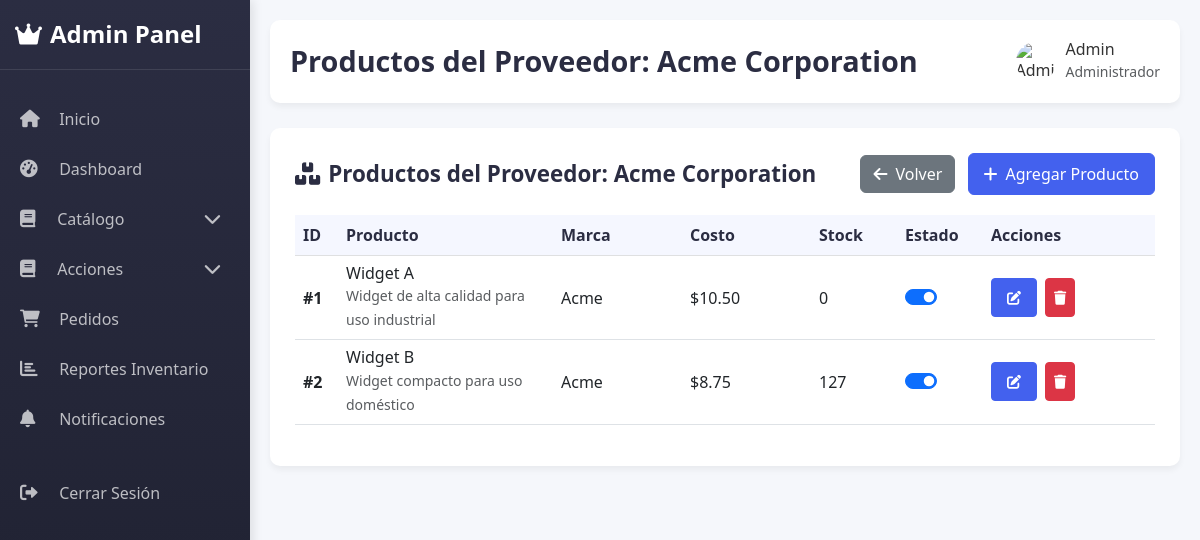
Screenshot of /admin/proveedores/1/productos (signed in) with the database file from the repository.
### models.py (models this page shows, shortened)
class Proveedor(db.Model):
    __tablename__ = 'proveedor'
    id = db.Column(db.Integer, primary_key=True)
    nombre = db.Column(db.String(100), nullable=False)
    identificacion = db.Column(db.String(20), unique=True, nullable=False)
    tipo = db.Column(db.String(50), nullable=False)
    direccion = db.Column(db.String(200))
    telefono = db.Column(db.String(20))
    email = db.Column(db.String(100))
    activo = db.Column(db.Boolean, default=True)
    productos = db.relationship('ProductoProveedor', back_populates='proveedor', lazy='dynamic')
    productos_tienda = db.relationship('Producto', back_populates='proveedor')
    compras = db.relationship('Compra', back_populates='proveedor', lazy='dynamic')

class Usuario(db.Model):
    id = db.Column(db.Integer, primary_key=True)
    nombre = db.Column(db.String(100), nullable=False)
    email = db.Column(db.String(100), unique=True, nullable=False)
    identificacion = db.Column(db.String(12), unique=True, nullable=False)
    password = db.Column(db.String(200), nullable=False)
    es_admin = db.Column(db.Boolean, default=False)
    fecha_registro = db.Column(db.DateTime, default=datetime.utcnow)
    activo = db.Column(db.Boolean, default=True)
    puntos = db.Column(db.Integer, default=0)

class ProductoProveedor(db.Model):
    __tablename__ = 'producto_proveedor'
    id = db.Column(db.Integer, primary_key=True)
    proveedor_id = db.Column(db.Integer, db.ForeignKey('proveedor.id'), nullable=False)
    nombre = db.Column(db.String(100), nullable=False)
    descripcion = db.Column(db.Text)
    marca = db.Column(db.String(50))
    costo = db.Column(db.Float, nullable=False)
    stock = db.Column(db.Integer, nullable=False)
    es_compra = db.Column(db.Boolean, default=False)
    activo = db.Column(db.Boolean, default=True)
    fecha_creacion = db.Column(db.DateTime, default=datetime.utcnow)
    proveedor = db.relationship('Proveedor', back_populates='productos')
    detalles_compra = db.relationship('DetalleCompra', back_populates='producto_proveedor', cascade='all, delete-orphan')

### app.py (the view)
@app.route('/admin/proveedores/<int:proveedor_id>/productos')
@admin_required
def listar_productos_proveedor(proveedor_id):
    proveedor = Proveedor.query.get_or_404(proveedor_id)
    productos = ProductoProveedor.query.filter_by(proveedor_id=proveedor_id).all()
    return render_template('admin/productos_proveedor.html',
                         proveedor=proveedor,
                         productos=productos)

### app.py (called while the page is built, shortened)
@app.context_processor
def inject_categorias_y_carrito():
    categorias_principales = Categoria.query.filter_by(parent_id=None, activa=True).all()
    carrito_count = None
    puntos_usuario = None
    forgot_errors = session.pop('forgot_errors', None)
    forgot_form_data = session.pop('forgot_form_data', None)
    if 'usuario_id' in session:
        carrito_count = Carrito.query.filter_by(usuario_id=session['usuario_id']).count()
        usuario = Usuario.query.get(session['usuario_id'])
        puntos_usuario = usuario.puntos if usuario else None
    return dict(
        categorias_principales=categorias_principales,
        carrito_count=carrito_count,
        puntos_usuario=puntos_usuario,
        forgot_errors=forgot_errors,
        forgot_form_data=forgot_form_data
    )

@app.before_request
def before_request():
    g.current_time = datetime.now(timezone.utc)

def admin_required(f):
    @wraps(f)
    def decorated_function(*args, **kwargs):
        return f(*args, **kwargs)
    return decorated_function

@app.template_filter('currency')
def currency_filter(value):
    return f"{value:.2f}"

### templates/admin/productos_proveedor.html (shortened to what this page needs)
{% extends 'admin/base.html' %}
{% block title %}Productos del Proveedor: {{ proveedor.nombre }}{% endblock %}
{% block content %}
<div class="data-card">
    <div class="card-header d-flex justify-content-between align-items-center">
        <h5 class="card-title mb-0">
            <i class="fas fa-boxes me-2"></i>Productos del Proveedor: {{ proveedor.nombre }}
        </h5>
        <div>
            <a href="{{ url_for('admin_proveedores') }}" class="btn btn-secondary me-2">
                <i class="fas fa-arrow-left me-2"></i>Volver
            </a>
            <a href="{{ url_for('agregar_producto_proveedor', proveedor_id=proveedor.id) }}" class="btn btn-primary">
                <i class="fas fa-plus me-2"></i>Agregar Producto
            </a>
        </div>
    </div>
    <div class="table-responsive">
        <table class="table table-hover align-middle">
            <thead class="table-light">
                <tr>
                    <th width="5%">ID</th>
                    <th width="25%">Producto</th>
                    <th width="15%">Marca</th>
                    <th width="15%">Costo</th>
                    <th width="10%">Stock</th>
                    <th width="10%">Estado</th>
                    <th width="20%">Acciones</th>
                </tr>
            </thead>
            <tbody>
                {% if productos %}
                    {% for producto in productos %}
                    <tr>
                        <td class="fw-semibold">#{{ producto.id }}</td>
                        <td>
                            <h6 class="mb-0">{{ producto.nombre }}</h6>
                            <small class="text-muted">{{ producto.descripcion|truncate(50) }}</small>
                        </td>
                        <td>{{ producto.marca or 'Sin marca' }}</td>
                        <td>${{ producto.costo|currency }}</td>
                        <td>{{ producto.stock }}</td>
                        <td>
                            <div class="form-check form-switch">
                                <input class="form-check-input toggle-activo"
                                       type="checkbox"
                                       id="activo_{{ producto.id }}"
                                       data-producto-id="{{ producto.id }}"
                                       {% if producto.activo %}checked{% endif %}>
                            </div>
                        </td>
                        <td>
                            <div class="d-flex">
                                <a href="{{ url_for('editar_producto_proveedor', proveedor_id=proveedor.id, producto_id=producto.id) }}"
                                   class="btn btn-sm btn-primary me-2"
                                   data-bs-toggle="tooltip" title="Editar">
                                    <i class="fas fa-edit"></i>
                                </a>
                                <button class="btn btn-sm btn-danger"
                                    data-bs-toggle="modal"
                                        data-bs-target="#deleteModal"
                                        data-producto-id="{{ producto.id }}"
                                        data-producto-nombre="{{ producto.nombre }}"
                                        data-proveedor-id="{{ proveedor.id }}"
                                        title="Eliminar">
                                    <i class="fas fa-trash"></i>
                                </button>
                            </div>
                        </td>
                    </tr>
                    {% endfor %}
                {% endif %}
            </tbody>
        </table>
    </div>
</div>
{% endblock %}

### templates/admin/base.html (shortened to what this page needs)
<!DOCTYPE html>
<html lang="es">
<head>
    <link href="https://cdn.jsdelivr.net/npm/bootstrap@5.3.0-alpha1/dist/css/bootstrap.min.css" rel="stylesheet">
    <link rel="stylesheet" href="https://cdnjs.cloudflare.com/ajax/libs/font-awesome/6.0.0/css/all.min.css">
    <link href="{{ url_for('static', filename='css/styles.css') }}" rel="stylesheet">
    </head>
<body>
    <div class="admin-container">
        <div class="toast-container position-fixed top-0 end-0 p-3" style="z-index: 1100">
        </div>
        <div class="admin-sidebar">
            <div class="logo">
                <h3><i class="fas fa-crown me-2"></i>Admin Panel</h3>
            </div>
            <ul class="nav flex-column mt-4">
                <li class="nav-item">
                    <a class="nav-link {% if request.endpoint == 'admin_inicio' %}active{% endif %}" href="{{ url_for('admin_inicio') }}">
                        <i class="fa-solid fa-house"></i> Inicio
                    </a>
                </li>
                <li class="nav-item">
                    <a class="nav-link {% if request.endpoint == 'admin_dashboard' %}active{% endif %}" href="{{ url_for('admin_dashboard') }}">
                        <i class="fas fa-tachometer-alt"></i> Dashboard
                    </a>
                </li>
                <li class="nav-item nav-dropdown">
                    <div class="nav-link nav-dropdown-toggle collapsed" data-bs-toggle="collapse" href="#catalogMenu">
                        <div>
                            <i class="fas fa-book me-2"></i> Catálogo
                        </div>
                        <i class="fas fa-chevron-down dropdown-icon"></i>
                    </div>
                </li>
                <li class="nav-item nav-dropdown">
                    <div class="nav-link nav-dropdown-toggle collapsed" data-bs-toggle="collapse" href="#actionsMenu">
                        <div>
                            <i class="fas fa-book me-2"></i> Acciones
                        </div>
                        <i class="fas fa-chevron-down dropdown-icon"></i>
                    </div>
                </li>
                <li class="nav-item">
                    <a class="nav-link {% if request.endpoint == 'admin_pedidos' %}active{% endif %}" href="{{ url_for('admin_pedidos') }}">
                        <i class="fas fa-shopping-cart"></i> Pedidos
                    </a>
                </li>
                <li class="nav-item">
                    <a class="nav-link {% if request.endpoint == 'reportes_inventario' %}active{% endif %}" href="{{ url_for('reportes_inventario') }}">
                        <i class="fas fa-chart-bar"></i> Reportes Inventario
                    </a>
                </li>
                <li class="nav-item">
                    <a class="nav-link" href="{{ url_for('admin_notificaciones') }}">
                        <i class="fas fa-bell"></i> Notificaciones
                    </a>
                </li>
                <li class="nav-item mt-4">
                    <a class="nav-link" href="{{ url_for('logout') }}" id="logoutLink">
                        <i class="fas fa-sign-out-alt"></i> Cerrar Sesión
                    </a>
                </li>
            </ul>
        </div>
        <div class="admin-main">
            <div class="admin-header">
                <h1>{% block title %}{% endblock %}</h1>
                <div class="user-profile">
                    <img src="https://www.certus.edu.pe/blog/wp-content/uploads/2019/04/certus-seguir-la-carrera-administracion-empresas-1200x720.jpg" alt="Admin">
                    <div>
                        <h6 class="mb-0">{{ session['usuario_nombre'] }}</h6>
                        <small class="text-muted">Administrador</small>
                    </div>
                </div>
            </div>
            <div id="content-container">
                {% block content %}{% endblock %}
            </div>
        </div>
    </div>
</body>
</html>

### static/css/styles.css (style rules this page uses)
body { font-family: 'Poppins', sans-serif; background-color: #f8f9fa; display: flex; flex-direction: column; min-height: 100vh; margin: 0; }
.nav-link { font-weight: 500; position: relative; padding: 0.5rem 1rem !important; transition: all 0.3s ease; border-radius: 8px; margin: 0 2px; }
.nav-link::after { content: ''; position: absolute; bottom: 0; left: 50%; width: 0; height: 3px; background: linear-gradient(to right, #4facfe, #00f2fe); border-radius: 2px; transition: all 0.3s ease; transform: translateX(-50%); }

### templates/admin/base.html (style rules this page uses)
:root { --primary-color: #4361ee; --secondary-color: #3f37c9; --accent-color: #4895ef; --success-color: #4cc9f0; --dark-color: #2b2d42; --light-color: #f8f9fa; --danger-color: #e63946; --warning-color: #f48c06; }
body { background-color: #f5f7fb; font-family: 'Segoe UI', Tahoma, Geneva, Verdana, sans-serif; color: #333; }
.admin-container { display: flex; min-height: 100vh; }
.admin-sidebar .logo { padding: 20px 15px; border-bottom: 1px solid rgba(255,255,255,0.1); }
.admin-sidebar .logo h3 { font-weight: 700; font-size: 1.5rem; margin: 0; }
.admin-sidebar .nav-link { color: rgba(255,255,255,0.7); padding: 12px 20px; border-left: 4px solid transparent; transition: all 0.3s; font-weight: 500; margin: 5px 0; }
.admin-sidebar .nav-link i { width: 25px; font-size: 1.1rem; margin-right: 10px; }
.admin-main { flex: 1; padding: 20px; overflow-y: auto; }
.admin-header { background: white; border-radius: 10px; padding: 20px; box-shadow: 0 4px 6px rgba(0,0,0,0.05); margin-bottom: 25px; display: flex; justify-content: space-between; align-items: center; }
.admin-header h1 { font-weight: 700; font-size: 1.8rem; color: var(--dark-color); margin: 0; }
.user-profile { display: flex; align-items: center; }
.user-profile img { width: 40px; height: 40px; border-radius: 50%; margin-right: 10px; object-fit: cover; }
.data-card { background: white; border-radius: 10px; box-shadow: 0 4px 6px rgba(0,0,0,0.05); padding: 25px; margin-bottom: 25px; }
.data-card .card-header { background: transparent; border: none; padding: 0 0 20px 0; display: flex; justify-content: space-between; align-items: center; }
.data-card .card-title { font-weight: 700; font-size: 1.4rem; color: var(--dark-color); margin: 0; }
.data-card .btn-primary { background-color: var(--primary-color); border-color: var(--primary-color); padding: 8px 15px; font-weight: 500; }
.table th { font-weight: 600; color: var(--dark-color); background-color: rgba(67, 97, 238, 0.05); }
.toast-container { max-width: 350px; }
.admin-sidebar { width: 250px; background: linear-gradient(180deg, var(--dark-color) 0%, #1d1f2e 100%); color: white; box-shadow: 3px 0 10px rgba(0,0,0,0.1); z-index: 1000; transition: all 0.3s; position: fixed; height: 100vh; overflow-y: auto; }
.admin-main { flex: 1; padding: 20px; overflow-y: auto; margin-left: 250px; }
.nav-dropdown-toggle { display: flex; align-items: center; cursor: pointer; position: relative; padding-right: 30px; }
.nav-dropdown-toggle .dropdown-icon { position: absolute; right: 15px; top: 50%; transform: translateY(-50%); transition: transform 0.3s ease; font-size: 0.8rem; width: 20px; height: 20px; display: flex; align-items: center; justify-content: center; }
.nav-dropdown-toggle.collapsed .dropdown-icon { transform: translateY(-50%) rotate(0deg); }
.nav-dropdown-toggle > div { flex: 1; }

### rows the page displays
Proveedor: nombre "Acme Corporation"
Usuario: usuario_nombre "Admin"
ProductoProveedor: id "1", nombre "Widget A", descripcion "Widget de alta calidad para uso industrial", marca "Acme", costo "10.50", stock "0", activo "☑"
ProductoProveedor: id "2", nombre "Widget B", descripcion "Widget compacto para uso doméstico", marca "Acme", costo "8.75", stock "127", activo "☑"
